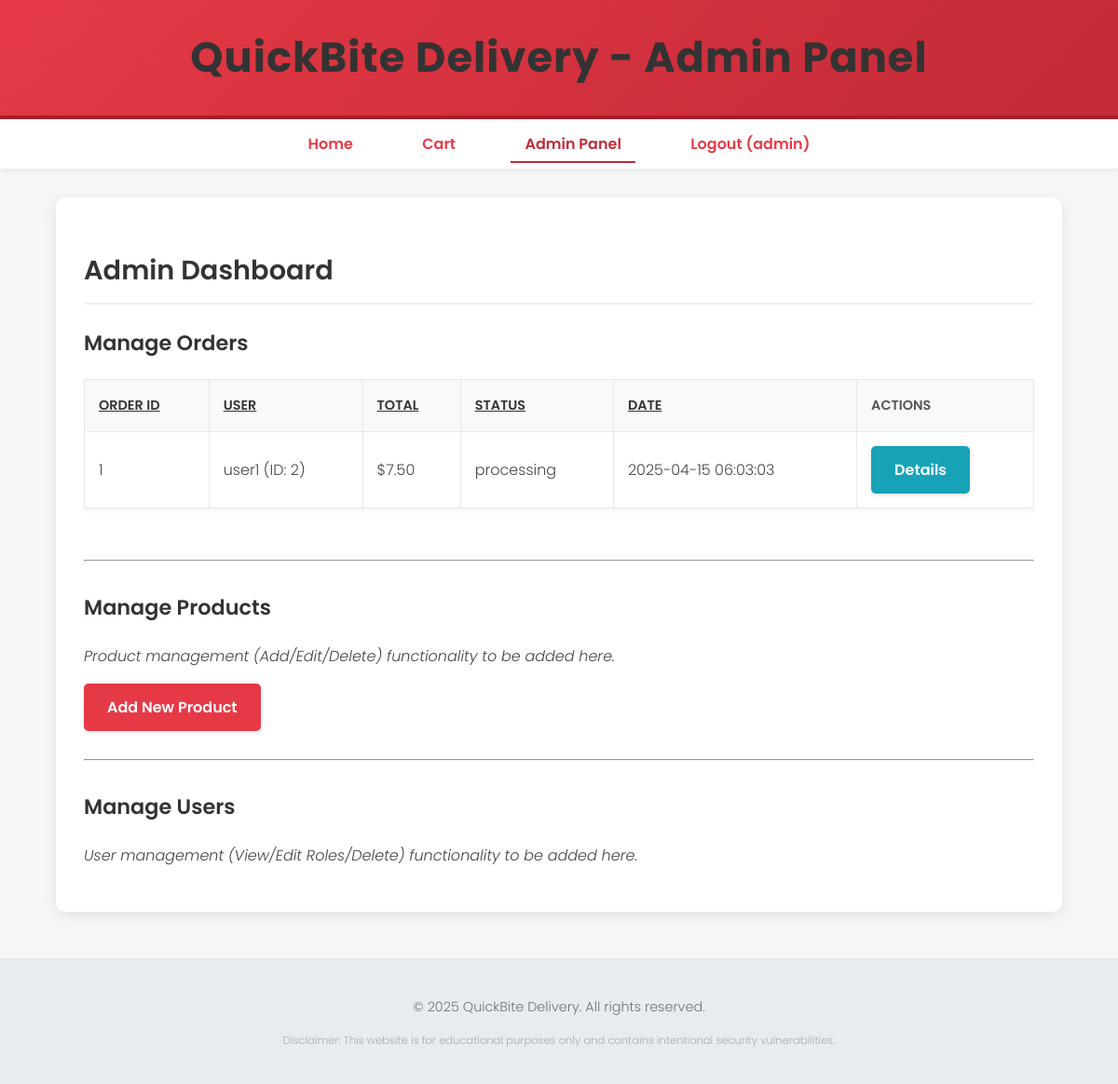
The page /admin.php?sort=order_date&order=ASC (signed in) on the database its author committed.
### tables this page shows
CREATE TABLE orders (
        id INTEGER PRIMARY KEY AUTOINCREMENT,
        user_id INTEGER,
        total_amount REAL NOT NULL,
        status TEXT DEFAULT 'pending',
        order_date TIMESTAMP DEFAULT CURRENT_TIMESTAMP,
        FOREIGN KEY (user_id) REFERENCES users(id)
    );

CREATE TABLE users (
        id INTEGER PRIMARY KEY AUTOINCREMENT,
        username TEXT UNIQUE NOT NULL,
        password TEXT NOT NULL,
        role TEXT DEFAULT 'user' NOT NULL
    );

### admin.php (the view, shortened to what this page needs)
<?php
require_once 'includes/db.php';
$error_message = '';
$sort_column = $_GET['sort'] ?? 'order_date';
$sort_order = $_GET['order'] ?? 'DESC';
$order_sql = "SELECT o.id, o.user_id, o.total_amount, o.status, o.order_date, u.username
             FROM orders o
             JOIN users u ON o.user_id = u.id
             ORDER BY " . $sort_column . " " . $sort_order;
try {
    $order_stmt = $db->query($order_sql);
    $orders = $order_stmt->fetchAll(PDO::FETCH_ASSOC);
} catch (PDOException $e) {
    $error_message = "Error fetching orders: " . $e->getMessage();
    $orders = [];
}
?>
<!DOCTYPE html>
<html lang="en">
<head>
    <link rel="stylesheet" href="css/style.css">
</head>
<body>
    <header>
        <h1>QuickBite Delivery - Admin Panel</h1>
    </header>
    <nav>
        <ul>
            <li><a href="index.php">Home</a></li>
            <li><a href="cart.php">Cart</a></li>
            <li><a href="admin.php" class="active">Admin Panel</a></li>
            <li><a href="logout.php">Logout (<?php echo htmlspecialchars($_SESSION['username']); ?>)</a></li>
        </ul>
    </nav>
    <div class="container">
        <h2>Admin Dashboard</h2>
        <section id="orders">
            <h3>Manage Orders</h3>
            <?php if (empty($orders) && !$error_message): ?>
                <p>No orders found.</p>
            <?php elseif (!empty($orders)): ?>
                <div class="table-responsive">
                    <table>
                        <thead>
                            <tr>
                                <th><a href="admin.php?sort=id&order=<?php echo ($sort_column == 'id' && $sort_order == 'ASC') ? 'DESC' : 'ASC'; ?>">Order ID</a></th>
                                <th><a href="admin.php?sort=username&order=<?php echo ($sort_column == 'username' && $sort_order == 'ASC') ? 'DESC' : 'ASC'; ?>">User</a></th>
                                <th><a href="admin.php?sort=total_amount&order=<?php echo ($sort_column == 'total_amount' && $sort_order == 'ASC') ? 'DESC' : 'ASC'; ?>">Total</a></th>
                                <th><a href="admin.php?sort=status&order=<?php echo ($sort_column == 'status' && $sort_order == 'ASC') ? 'DESC' : 'ASC'; ?>">Status</a></th>
                                <th><a href="admin.php?sort=order_date&order=<?php echo ($sort_column == 'order_date' && $sort_order == 'ASC') ? 'DESC' : 'ASC'; ?>">Date</a></th>
                                <th>Actions</th>
                            </tr>
                        </thead>
                        <tbody>
                            <?php foreach ($orders as $order): ?>
                                <tr>
                                    <td><?php echo htmlspecialchars($order['id']); ?></td>
                                    <td><?php echo htmlspecialchars($order['username']); ?> (ID: <?php echo $order['user_id']; ?>)</td>
                                    <td>$<?php echo number_format($order['total_amount'], 2); ?></td>
                                    <td>
                                         <?php echo htmlspecialchars($order['status']); ?>
                                    </td>
                                    <td><?php echo htmlspecialchars($order['order_date']); ?></td>
                                    <td>
                                        <a href="admin_order_details.php?order_id=<?php echo $order['id']; ?>" class="btn" style="background-color: #17a2b8;">Details</a>
                                    </td>
                                </tr>
                            <?php endforeach; ?>
                        </tbody>
                    </table>
                </div>
            <?php endif; ?>
        </section>
        <hr style="margin: 30px 0;">
        <section id="products">
            <h3>Manage Products</h3>
            <p><i>Product management (Add/Edit/Delete) functionality to be added here.</i></p>
             <a href="#" class="btn">Add New Product</a>
        </section>
         <hr style="margin: 30px 0;">
        <section id="users">
            <h3>Manage Users</h3>
            <p><i>User management (View/Edit Roles/Delete) functionality to be added here.</i></p>
        </section>
    </div>
    <footer>
        <p>&copy; <?php echo date('Y'); ?> QuickBite Delivery. All rights reserved.</p>
         <p style="font-size: 0.8em; color: #aaa;">Disclaimer: This website is for educational purposes only and contains intentional security vulnerabilities.</p>
    </footer>
</body>
</html>

### css/style.css (style rules this page uses)
body { font-family: 'Poppins', sans-serif; margin: 0; padding: 0; background-color: #f4f7f6; color: #444; line-height: 1.7; font-weight: 300; }
.container { width: 85%; max-width: 1200px; margin: 30px auto; padding: 30px; background-color: #fff; box-shadow: 0 4px 15px rgba(0, 0, 0, 0.08); border-radius: 10px; }
header { background: linear-gradient(135deg, #e63946, #c12a36); color: #fff; padding: 1.5rem 0; text-align: center; margin-bottom: 0; border-bottom: 4px solid #a71d2a; }
header h1 { margin: 0; font-size: 2.8em; font-weight: 700; letter-spacing: 1px; }
nav { background-color: #fff; padding: 0.8rem 0; text-align: center; margin-bottom: 30px; box-shadow: 0 2px 5px rgba(0,0,0,0.05); border-bottom: 1px solid #eee; }
nav ul { list-style: none; padding: 0; margin: 0; }
nav ul li { display: inline-block; margin: 0 20px; }
nav ul li a { color: #e63946; text-decoration: none; font-weight: 600; padding: 8px 15px; transition: all 0.3s ease; border-radius: 5px; position: relative; }
nav ul li a::after { content: ''; position: absolute; width: 0; height: 2px; display: block; margin-top: 5px; right: 0; background: #e63946; transition: width 0.3s ease; -webkit-transition: width 0.3s ease; }
nav ul li a:hover::after, nav ul li a.active::after { width: 100%; left: 0; background-color: #c12a36; }
nav ul li a:hover, nav ul li a.active { color: #c12a36; }
h1, h2, h3 { color: #333; margin-bottom: 20px; font-weight: 600; }
h2 { font-size: 1.8em; border-bottom: 2px solid #f0f0f0; padding-bottom: 10px; }
h3 { font-size: 1.4em; }
a { color: #e63946; text-decoration: none; transition: color 0.3s ease; }
button[type="submit"], .btn { background-color: #e63946; color: white; padding: 12px 25px; border: none; border-radius: 5px; cursor: pointer; font-size: 1em; font-weight: 600; transition: background-color 0.3s ease, transform 0.1s ease; text-decoration: none; display: inline-block; box-shadow: 0 2px 5px rgba(0,0,0,0.1); }
table { width: 100%; border-collapse: collapse; margin-bottom: 25px; background-color: #fff; box-shadow: 0 2px 5px rgba(0,0,0,0.05); }
table th, table td { border: 1px solid #e8e8e8; padding: 15px; text-align: left; vertical-align: middle; }
table th { background-color: #f8f9fa; font-weight: 600; color: #555; font-size: 0.9em; text-transform: uppercase; }
footer { text-align: center; margin-top: 50px; padding: 25px; background-color: #e9ecef; color: #6c757d; font-size: 0.9em; border-top: 1px solid #dee2e6; }
.table-responsive { display: block; width: 100%; overflow-x: auto; -webkit-overflow-scrolling: touch; }

### admin.php (style rules this page uses)
th a { color: #333; text-decoration: underline; }

### rows shown on the page
orders: id "1", user.username "user1", user "2", total_amount "7.50", status "processing", order_date "2025-04-15 06:03:03"

### other values the page prints
$_SESSION['username'] "admin"
